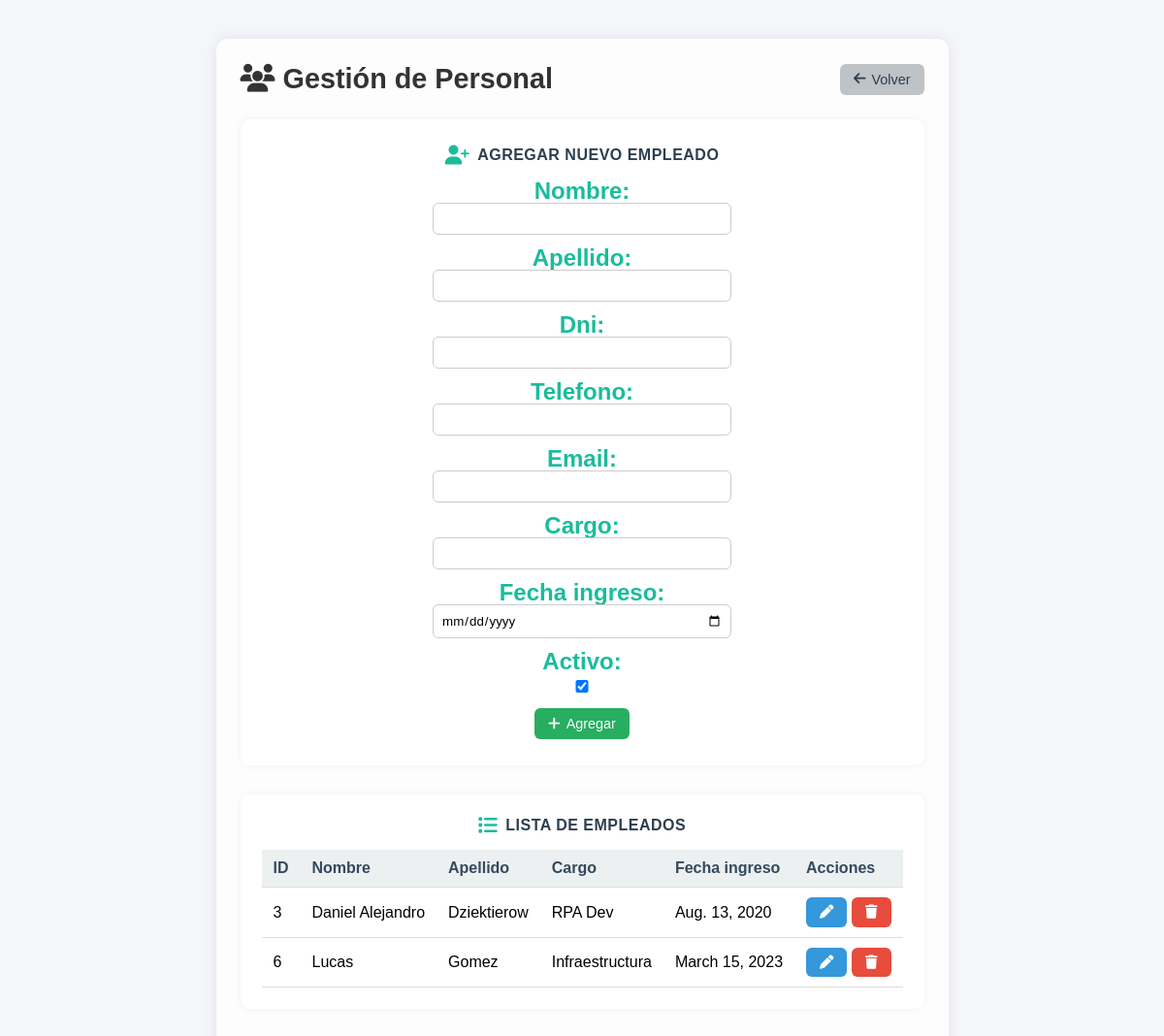
/account/personal/ (signed in), run on an earlier commit of the app's database.
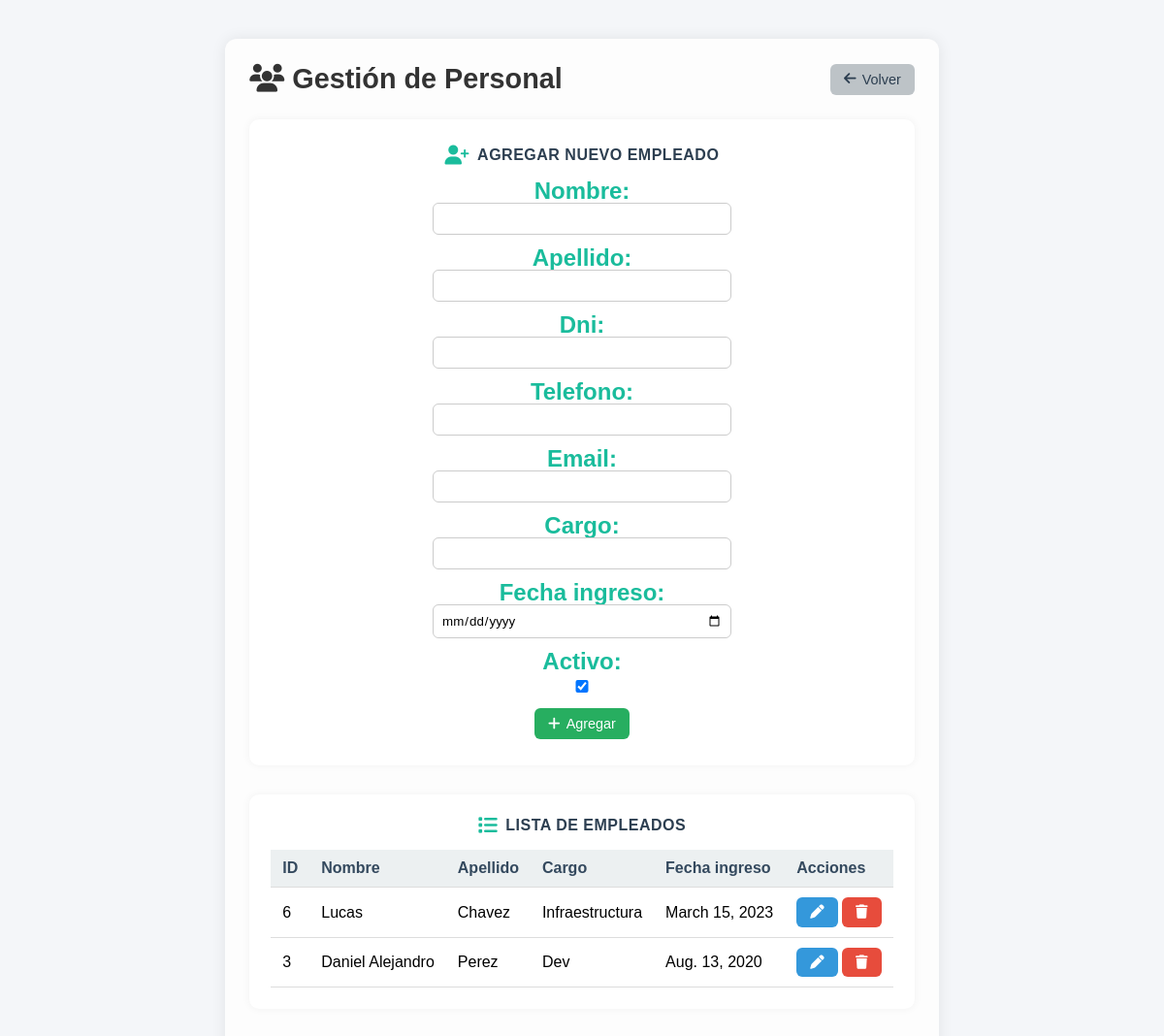
And on a later commit of the database.
### usuario/models.py (models this page shows, shortened)
class Personal(models.Model):
    nombre = models.CharField(max_length=100)
    apellido = models.CharField(max_length=100)
    dni = models.CharField(max_length=15, unique=True)
    telefono = models.CharField(max_length=20, blank=True, null=True)
    email = models.EmailField(blank=True, null=True)
    cargo = models.CharField(max_length=100)
    fecha_ingreso = models.DateField()
    activo = models.BooleanField(default=True)

### usuario/views.py (the view, shortened to what this page needs)
# urls.py: path('personal/', views.gestion_personal, name='gestion_personal'),
@login_required
def gestion_personal(request):
    empleados = Personal.objects.all().order_by('apellido')
    form = PersonalForm()
    return render(request, 'account/personal.html', {
        'empleados': empleados,
        'form': form,
    })

### usuario/forms.py
class PersonalForm(forms.ModelForm):
    class Meta:
        model = Personal
        fields = ['nombre', 'apellido', 'dni', 'telefono', 'email', 'cargo', 'fecha_ingreso', 'activo']
        widgets = {
            'fecha_ingreso': forms.DateInput(attrs={'type': 'date'}),
        }

### usuario/templates/account/personal.html (shortened to what this page needs)
{% extends "base.html" %}
{% load static %}
{% block content %}
<div class="personal-container">
  <header class="personal-header">
    <h1><i class="fa-solid fa-users"></i> Gestión de Personal</h1>
    <a href="{% url 'usuario:dashboard' %}" class="btn btn-back">
      <i class="fa-solid fa-arrow-left"></i> Volver
    </a>
  </header>
  <section class="panel form-panel">
    <h3><i class="fa-solid fa-user-plus"></i> Agregar nuevo empleado</h3>
    <form method="post" class="personal-form">
      <div class="form-grid">
        {{ form.as_p }}
      </div>
      <button type="submit" name="agregar" class="btn btn-success">
        <i class="fa-solid fa-plus"></i> Agregar
      </button>
    </form>
  </section>
  <section class="panel list-panel">
    <h3><i class="fa-solid fa-list"></i> Lista de empleados</h3>
    <table class="tabla-personal">
      <thead>
        <tr>
          <th>ID</th>
          <th>Nombre</th>
          <th>Apellido</th>
          <th>Cargo</th>
          <th>Fecha ingreso</th>
          <th>Acciones</th>
        </tr>
      </thead>
      <tbody>
        {% for empleado in empleados %}
        <tr>
          <td>{{ empleado.id }}</td>
          <td>{{ empleado.nombre }}</td>
          <td>{{ empleado.apellido }}</td>
          <td>{{ empleado.cargo }}</td>
          <td>{{ empleado.fecha_ingreso }}</td>
          <td class="acciones">
            <a href="{% url 'usuario:editar_personal' empleado.id %}" class="btn btn-primary">
              <i class="fa-solid fa-pen"></i>
            </a>
            <form method="post" style="display:inline;" onsubmit="return confirm('¿Seguro que deseas eliminar este empleado?');">
              <button type="submit" name="eliminar" class="btn btn-danger">
                <i class="fa-solid fa-trash"></i>
              </button>
            </form>
          </td>
        </tr>
        {% empty %}
        <tr><td colspan="6" class="sin-datos">No hay empleados cargados.</td></tr>
        {% endfor %}
      </tbody>
    </table>
  </section>
</div>
{% endblock %}

What changed in the data, as far as the page shows it:
changed Personal "Lucas": apellido "Gomez" → "Chavez"; moves up the list
changed Personal "Daniel Alejandro": apellido "Dziektierow" → "Perez"; cargo "RPA Dev" → "Dev"
